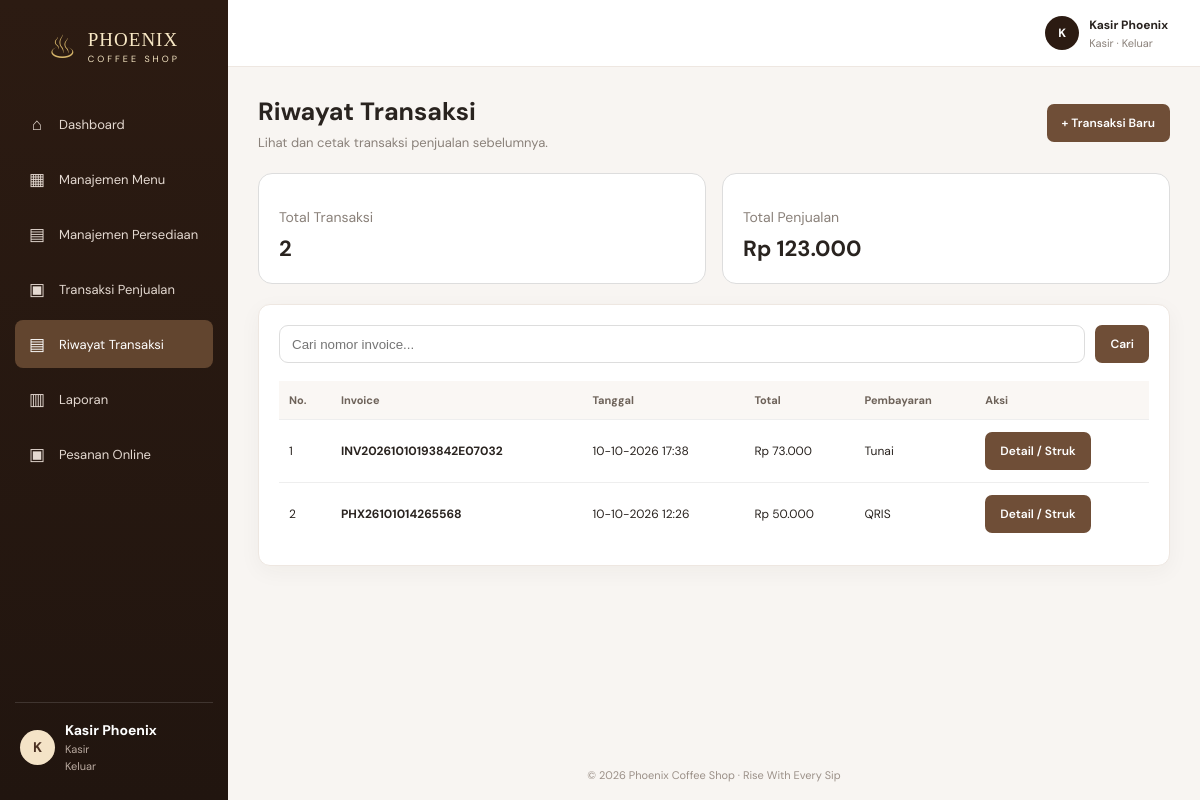
Page /riwayat_transaksi.php (signed in) on the committed database.
### tables this page shows
CREATE TABLE `transactions` (
  `id` int(11) NOT NULL,
  `invoice` varchar(40) NOT NULL,
  `total` decimal(12,2) NOT NULL,
  `payment` decimal(12,2) NOT NULL,
  `change_amount` decimal(12,2) NOT NULL,
  `payment_method` enum('Tunai','QRIS','Debit') NOT NULL DEFAULT 'Tunai',
  `created_at` timestamp NOT NULL DEFAULT current_timestamp()
);

### koneksi.php (called while the page is built, shortened)
<?php
function e($value) { return htmlspecialchars((string)$value, ENT_QUOTES, 'UTF-8'); }
function rupiah($value) { return 'Rp ' . number_format((float)$value, 0, ',', '.'); }
?>

### riwayat_transaksi.php (the view, shortened to what this page needs)
<?php
require 'config/koneksi.php';
$keyword = trim($_GET['q'] ?? '');
if ($keyword !== '') {
    $search = '%' . $keyword . '%';
    $st = $conn->prepare(
        'SELECT * FROM transactions
         WHERE invoice LIKE ?
         ORDER BY created_at DESC'
    );
    $st->bind_param('s', $search);
} else {
    $st = $conn->prepare(
        'SELECT * FROM transactions ORDER BY created_at DESC'
    );
}
$st->execute();
$transactions = $st->get_result();
$summary = $conn->query(
    'SELECT COUNT(*) AS jumlah, COALESCE(SUM(total), 0) AS penjualan
     FROM transactions'
)->fetch_assoc();
require 'includes/header.php';
?>
<div class="page-heading">
    <div>
        <h1>Riwayat Transaksi</h1>
        <p>Lihat dan cetak transaksi penjualan sebelumnya.</p>
    </div>
    <a class="btn" href="transaksi.php">+ Transaksi Baru</a>
</div>
<div class="history-stats">
    <section class="history-stat">
        <p>Total Transaksi</p>
        <strong><?= number_format((int) $summary['jumlah'], 0, ',', '.') ?></strong>
    </section>
    <section class="history-stat">
        <p>Total Penjualan</p>
        <strong><?= rupiah($summary['penjualan']) ?></strong>
    </section>
</div>
<section class="panel" style="padding:20px">
    <form method="get" class="history-search">
        <input type="search" name="q"
               placeholder="Cari nomor invoice..."
               value="<?= e($keyword) ?>">
        <button class="btn" type="submit">Cari</button>
    </form>
    <div style="overflow-x:auto">
        <table class="history-table">
            <thead>
                <tr>
                    <th>No.</th>
                    <th>Invoice</th>
                    <th>Tanggal</th>
                    <th>Total</th>
                    <th>Pembayaran</th>
                    <th>Aksi</th>
                </tr>
            </thead>
            <tbody>
            <?php if ($transactions->num_rows === 0): ?>
                <tr>
                    <td colspan="6" style="text-align:center;padding:28px">
                        Belum ada transaksi ditemukan.
                    </td>
                </tr>
            <?php else: ?>
                <?php $no = 1; ?>
                <?php while ($t = $transactions->fetch_assoc()): ?>
                    <tr>
                        <td><?= $no++ ?></td>
                        <td><strong><?= e($t['invoice']) ?></strong></td>
                        <td><?= e(date(
                            'd-m-Y H:i',
                            strtotime($t['created_at'])
                        )) ?></td>
                        <td><?= rupiah($t['total']) ?></td>
                        <td><?= e($t['payment_method']) ?></td>
                        <td>
                            <a class="btn"
                               href="struk.php?id=<?= (int) $t['id'] ?>">
                                Detail / Struk
                            </a>
                        </td>
                    </tr>
                <?php endwhile; ?>
            <?php endif; ?>
            </tbody>
        </table>
    </div>
</section>
<?php require 'includes/footer.php'; ?>

### style.css (style rules this page uses)
:root { --brown:#6f4e37;--deep:#2c1b12;--deep2:#432b1d;--gold:#c9a227;--cream:#f8f5f2;--paper:#fff;--text:#29231f;--muted:#8a817a;--line:#eee7e1;--green:#16834b;--red:#c94f43;--shadow:0 6px 22px rgba(53,35,22,.045) }
* { box-sizing:border-box }
body { margin:0;background:var(--cream);color:var(--text);font-family:'DM Sans',sans-serif;font-size:14px }
a { text-decoration:none;color:inherit }
.page-heading { display:flex;align-items:center;justify-content:space-between;gap:15px;margin-bottom:22px }
.page-heading h1 { font-size:25px;margin:0 0 6px }
.page-heading p { margin:0;color:var(--muted);font-size:13px }
.btn { border:0;border-radius:7px;background:var(--brown);color:white;padding:11px 15px;font:600 12px 'DM Sans';cursor:pointer;display:inline-flex;align-items:center;justify-content:center;gap:7px }
.stat,.panel,.table-card,.form-card { background:#fff;border:1px solid var(--line);border-radius:12px;box-shadow:var(--shadow) }
.panel { padding:20px;margin-bottom:18px }
table { width:100%;border-collapse:collapse;white-space:nowrap }
th { background:#faf7f4;text-align:left;font-size:11px;color:#6d6259;font-weight:700;padding:14px 16px;border-bottom:1px solid var(--line) }
td { padding:13px 16px;border-bottom:1px solid #f2ede8;font-size:12px }
tr:last-child td { border-bottom:0 }

### riwayat_transaksi.php (style rules this page uses)
.history-stats { display: grid; grid-template-columns: repeat(2, minmax(0, 1fr)); gap: 16px; margin-bottom: 20px; }
.history-stat { padding: 20px; border: 1px solid var(--border, #ddd); border-radius: 14px; background: var(--panel, #fff); }
.history-stat p { color: var(--muted, #777); margin-bottom: 8px; }
.history-stat strong { font-size: 22px; }
.history-search { display: flex; gap: 10px; margin-bottom: 18px; }
.history-search input { flex: 1; min-width: 0; padding: 10px 12px; border: 1px solid var(--border, #ddd); border-radius: 9px; }
.history-table { width: 100%; border-collapse: collapse; }
.history-table th, .history-table td { text-align: left; padding: 12px 10px; border-bottom: 1px solid var(--border, #eee); }

### rows in the picture
transactions: invoice "INV20261010193842E07032", created_at "10-10-2026 17:38", total "Rp 73.000", payment_method "Tunai"
transactions: invoice "PHX26101014265568", created_at "10-10-2026 12:26", total "Rp 50.000", payment_method "QRIS"

### other values in the picture
$item[0] "⌂"
$item[1] "Dashboard"
$item[0] "▦"
$item[1] "Manajemen Menu"
$item[0] "▤"
$item[1] "Manajemen Persediaan"
$item[0] "▣"
$item[1] "Transaksi Penjualan"
$item[1] "Riwayat Transaksi"
$item[0] "▥"
$item[1] "Laporan"
$item[1] "Pesanan Online"
substr($displayName,0,1) "K"
$displayName "Kasir Phoenix"
$roleLabel "Kasir"
